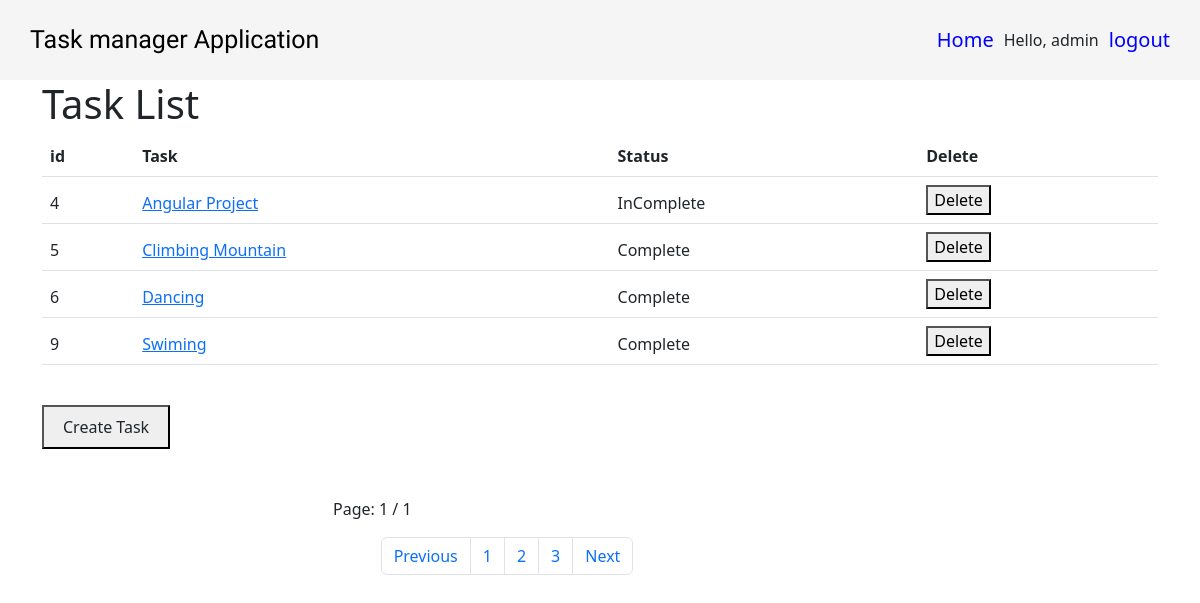
The app's page /task_list/?page=2 (signed in), older data.
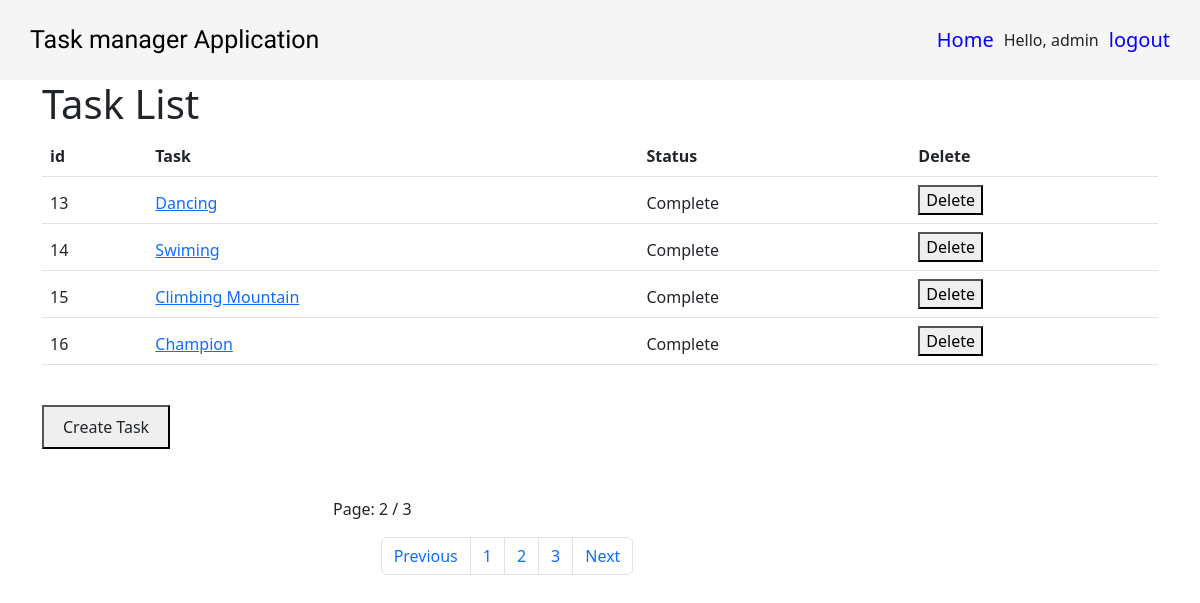
The same page, newer data.
### Task/models.py (models this page shows, shortened)
class Task(models.Model):
    task_name = models.CharField(max_length=255)
    owner = models.ForeignKey(User,on_delete=models.CASCADE)
    status= models.IntegerField(choices=Status.choices)
    created_at=models.DateTimeField(auto_now=True)
    updated_at=models.DateTimeField(auto_now=True)

### Task/views.py (the view)
# urls.py: path('task_list/',views.task_list,name='task_list'),
@login_required(login_url='login')
def task_list(request):
    id=request.user.id
    get_task=Task.objects.filter(owner =id)
    page=Paginator(get_task,4)
    page_list = request.GET.get('page')
    page=page.get_page(page_list)
    context={'page':page}
    return render (request,'task_list.html',context)

### Task/templates/task_list.html (shortened to what this page needs)
{% extends "base.html"%}
{% block maincode %}
<!DOCTYPE html>
<html>
<head>
  <link href="https://cdn.jsdelivr.net/npm/bootstrap@5.3.0-alpha3/dist/css/bootstrap.min.css" rel="stylesheet"
>
  <table class="table">
    <thead>
      <tr>
        <th scope="col">id</th>
        <th scope="col">Task</th>
        <th scope="col">Status</th>
        <th scope="col">Delete</th>
        <h1>Task List</h1>
      </tr>
      {% for x in page %}
      <tr>
        <td>{{x.id}}</td>
        <td><a href="{% url 'task_detail' x.id %}"'>{{x.task_name}}</a></td>
        {% if x.status == 1 %}
        <td>Complete</td>
        {% else %}
        <td>InComplete</td>
        {% endif %}
        <td>
          {% if perms.info.view_tasks %}
          <a href="{% url 'delete' x.id %}"><button>Delete</button></a>
          {% else %}
          <p>Only Admin Can Delete</p>
          {% endif %}
        </td>
      </tr>
      {% endfor %}
  </table>
  <br>
  <button><a class="btn" href="{% url 'create_task'%}">Create Task</a></button>
  <div class="container">
    <div class="row my-5">
      <div class="col-md-4 offset-md-3">
        <p> Page: {{page.number}} / {{page.paginator.num_pages}}</p>
        <nav aria-label="Page navigation example">
          <ul class="pagination justify-content-center">
            <li class="page-item ">
              {% if page.has_previous %}
              <a class="page-link" href="{% url 'task_list' %}?page={{ page.previous_page_number }}"
                tabindex="-1">Previous</a>
              {% else %}
              <a class="page-link" tabindex="-1">Previous</a>
              {% endif %}
            </li>
            <li class="page-item "><a class="page-link" href="#">1</a></li>
            <li class="page-item "><a class="page-link" href="#">2</a></li>
            <li class="page-item "><a class="page-link" href="#">3</a></li>
            <li class="page-item">
              {% if page.has_next %}
              <a class="page-link" href="{% url 'task_list' %}?page={{ page.next_page_number }}">Next</a>
              {% else %}
              <a class="page-link" tabindex="-1">Next</a>
              {% endif %}
            </li>
          </ul>
        </nav>
      </div>
    </div>
  </div>
</head>
{% endblock %}

Row changes from the older to the newer data that the page shows:
no longer on this page (row unchanged): Task: id "4", task_name "Angular Project", status "InComplete"
no longer on this page (row unchanged): Task: id "5", task_name "Climbing Mountain", status "Complete"
no longer on this page (row unchanged): Task: id "6", task_name "Dancing", status "Complete"
no longer on this page (row unchanged): Task: id "9", task_name "Swiming", status "Complete"
added Task: id "13", task_name "Dancing", status "Complete"
added Task: id "14", task_name "Swiming", status "Complete"
added Task: id "15", task_name "Climbing Mountain", status "Complete"
added Task: id "16", task_name "Champion", status "Complete"
Text that changed along with them:
{{ page.number }}: "1" → "2"
{{ page.paginator.num_pages }}: "1" → "3"
